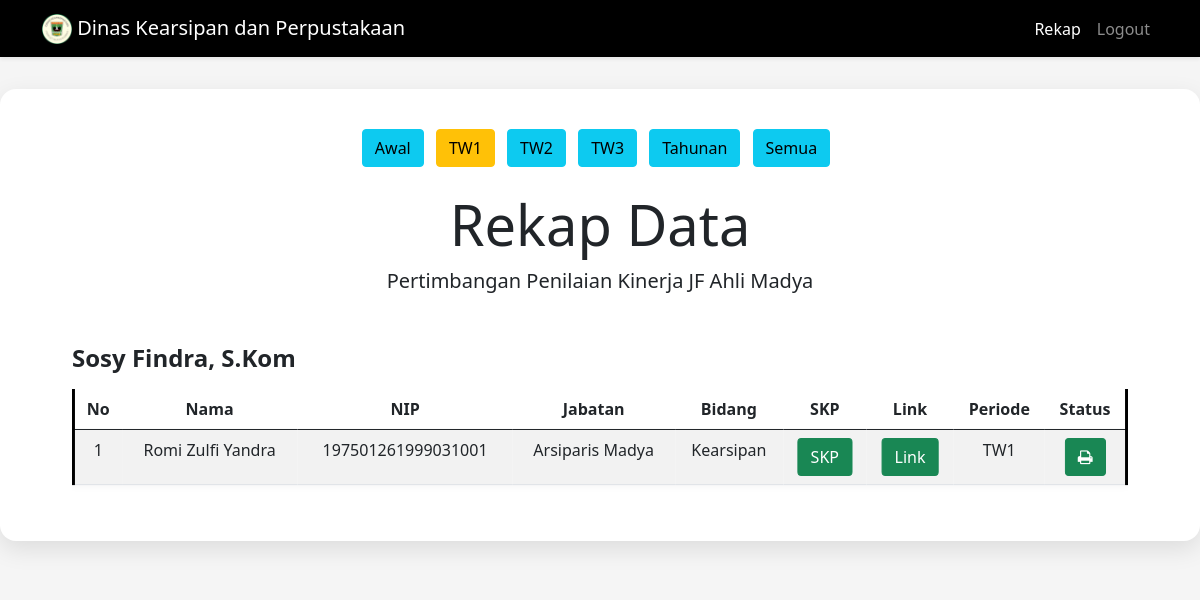
/rekap.php?periode=tw1 (signed in), run on an earlier commit of the app's database.
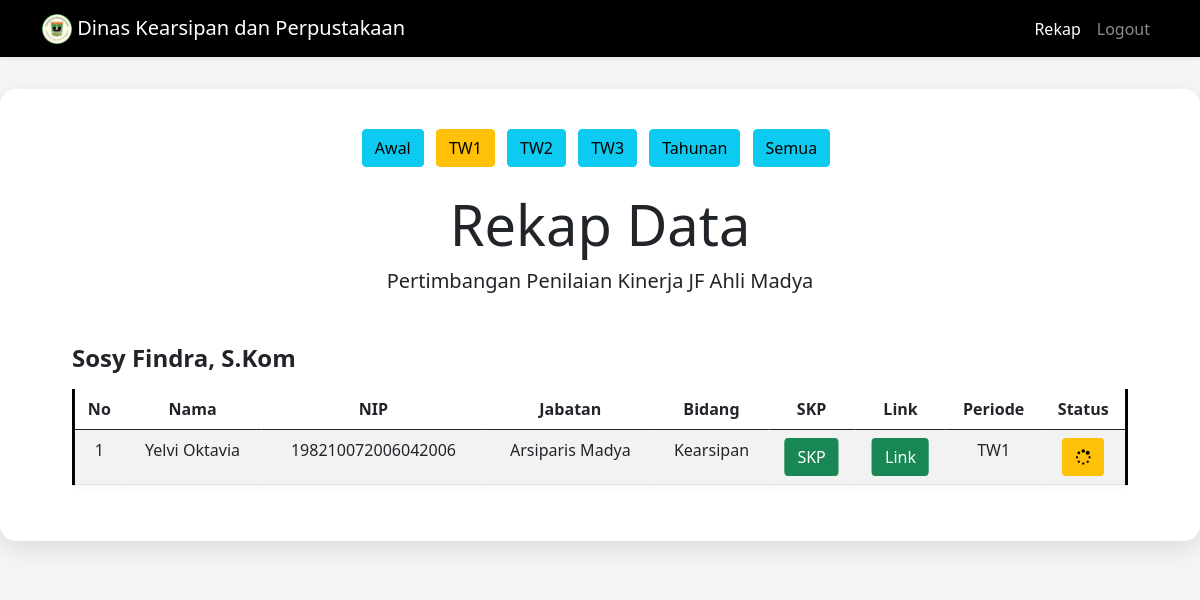
And on a later commit of the database.
### tables this page shows
CREATE TABLE `data` (
  `Nomor` int(100) NOT NULL,
  `Nama` varchar(100) NOT NULL,
  `NIP` bigint(100) NOT NULL,
  `Jabatan` varchar(100) NOT NULL,
  `Bidang` varchar(100) NOT NULL,
  `Kabid` varchar(100) NOT NULL,
  `SKP` varchar(300) NOT NULL,
  `Link` varchar(300) NOT NULL,
  `Periode` enum('Awal','TW1','TW2','TW3','Tahunan') NOT NULL,
  `status` enum('pending','disetujui','revisi') DEFAULT NULL,
  `statuss` enum('pending','disetujui','revisi') NOT NULL,
  `komentar` text NOT NULL,
  `tanggal` datetime DEFAULT current_timestamp()
);

### rekap.php (the view, shortened to what this page needs)
<!DOCTYPE html>
<html lang="en">
<head>
  <link href="https://cdn.jsdelivr.net/npm/bootstrap@5.0.2/dist/css/bootstrap.min.css" rel="stylesheet" />
  <link rel="stylesheet" href="https://stackpath.bootstrapcdn.com/font-awesome/4.7.0/css/font-awesome.min.css">
  <link rel="stylesheet" href="style.css" />
</head>
<body style="background-color: whitesmoke">
  <nav class="navbar navbar-expand-lg navbar-dark shadow-sm" style="background-color: black">
    <div class="container">
      <a class="navbar-brand" href="#"><img src="dap.png" alt="" width="30" height="30" class="d-inline-block align-text-top" /> Dinas Kearsipan dan Perpustakaan</a>
      <div class="collapse navbar-collapse" id="navbarNav">
        <ul class="navbar-nav ms-auto">
          <li class="nav-item"><a class="nav-link active" href="#">Rekap</a></li>
          <li class="nav-item"><a class="nav-link" href="logout.php">Logout</a></li>
        </ul>
      </div>
    </div>
  </nav>
  <section class="jumbotron text-center">
    <div class="card-custom mx-auto" style="max-width: 1500px;">
      <?php
      $periodeAktif = $_GET['periode'] ?? '';
      function isAktif($val) {
        global $periodeAktif;
        return ($periodeAktif == $val) ? 'btn-warning' : 'btn-info';
      }
      ?>
      <div class="mb-4">
        <a class="btn <?php echo isAktif('awal'); ?> me-2" href="?periode=awal">Awal</a>
        <a class="btn <?php echo isAktif('tw1'); ?> me-2" href="?periode=tw1">TW1</a>
        <a class="btn <?php echo isAktif('tw2'); ?> me-2" href="?periode=tw2">TW2</a>
        <a class="btn <?php echo isAktif('tw3'); ?> me-2" href="?periode=tw3">TW3</a>
        <a class="btn <?php echo isAktif('tahunan'); ?> me-2" href="?periode=tahunan">Tahunan</a>
        <a class="btn <?php echo ($periodeAktif == '') ? 'btn-warning' : 'btn-info'; ?> me-2" href="rekap.php">Semua</a>
      </div>
      <h1 class="display-4">Rekap Data</h1>
      <p class="lead">Pertimbangan Penilaian Kinerja JF Ahli Madya</p>
      <div style="padding: 0 2rem;">
        <?php
        include "koneksi.php";
        $periodeFilter = $_GET['periode'] ?? '';
        if ($periodeFilter != '') {
            $query_mysqli = mysqli_query($connect,"SELECT * FROM data WHERE LOWER(Periode) = '$periodeFilter' ORDER BY Kabid") or die(mysqli_error($connect));
        } else {
            $query_mysqli = mysqli_query($connect,"SELECT * FROM data ORDER BY Kabid") or die(mysqli_error($connect));
        }
        $kelompok_kabid = [];
        while ($row = mysqli_fetch_assoc($query_mysqli)) {
            $kelompok_kabid[$row['Kabid']][] = $row;
        }
        foreach ($kelompok_kabid as $kabid => $list_pegawai) {
          echo "<h4 class='mt-5 mb-3 text-start'><b>$kabid</b></h4>";
          echo "<div class='table-responsive'>";
          echo "<table class='table table-hover table-striped'>";
          echo "<thead>
                  <tr class='text-center'>
                    <th>No</th>
                    <th>Nama</th>
                    <th>NIP</th>
                    <th>Jabatan</th>
                    <th>Bidang</th>
                    <th>SKP</th>
                    <th>Link</th>
                    <th>Periode</th>
                    <th>Status</th>
                  </tr>
                </thead>
                <tbody>";
          $Nomor = 1;
          foreach ($list_pegawai as $pegawai) {
            echo "<tr class='text-center'>";
            echo "<td>{$Nomor}</td>";
            echo "<td>{$pegawai['Nama']}</td>";
            echo "<td>{$pegawai['NIP']}</td>";
            echo "<td>{$pegawai['Jabatan']}</td>";
            echo "<td>{$pegawai['Bidang']}</td>";
            echo "<td><a class='btn btn-success' href='skp.php?Nomor={$pegawai['Nomor']}' target='_blank'>SKP</a></td>";
            $Periode = strtolower($pegawai['Periode']);
            if ($Periode === 'awal') {
                echo "<td><a class='btn btn-warning' href='#'><i class='fa fa-chain-broken'></i></a></td>";
            } else {
                echo "<td><a class='btn btn-success' href='{$pegawai['Link']}' target='_blank'>Link</a></td>";
            }
            echo "<td>{$pegawai['Periode']}</td>";
            $status = strtolower($pegawai['status']);
            if ($status === 'disetujui') {
                echo "<td><a class='btn btn-success' href='surat.php?Nomor={$pegawai['Nomor']}' target='_blank'><i class='fa fa-print'></i></a></td>";
            } elseif ($status === 'revisi') {
                echo "<td><a class='btn btn-danger' href='#'><i class='fa fa-ban'></i></a></td>";
            } else {
                echo "<td><a class='btn btn-warning' href='#'><i class='fa fa-spinner'></i></a></td>";
            }
            echo "</tr>";
            $Nomor++;
          }
          echo "</tbody></table></div>";
        }
        ?>
      </div>
    </div>
  </section>
</body>
</html>

What changed in the data, as far as the page shows it:
removed data: Nama "Romi Zulfi Yandra", NIP "197501261999031001", Jabatan "Arsiparis Madya", Bidang "Kearsipan", Periode "TW1"
now on this page (row edited): data: Nama "Yelvi Oktavia", NIP "198210072006042006", Jabatan "Arsiparis Madya", Bidang "Kearsipan", Periode "TW1", status "pending" (drawn)
